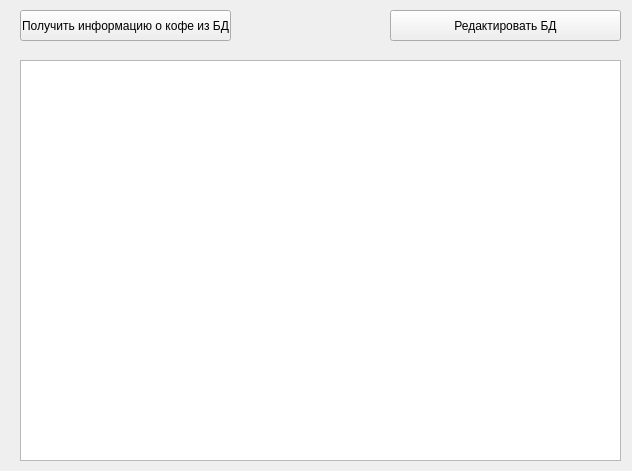
<?xml version="1.0" encoding="UTF-8"?>
<ui version="4.0">
 <class>MainWindow</class>
 <widget class="QMainWindow" name="MainWindow">
  <property name="geometry">
   <rect>
    <x>0</x>
    <y>0</y>
    <width>632</width>
    <height>471</height>
   </rect>
  </property>
  <property name="windowTitle">
   <string>Expresso</string>
  </property>
  <widget class="QWidget" name="centralwidget">
   <widget class="QTableWidget" name="tableWidget">
    <property name="geometry">
     <rect>
      <x>20</x>
      <y>60</y>
      <width>601</width>
      <height>401</height>
     </rect>
    </property>
   </widget>
   <widget class="QPushButton" name="pushButton">
    <property name="geometry">
     <rect>
      <x>20</x>
      <y>10</y>
      <width>211</width>
      <height>31</height>
     </rect>
    </property>
    <property name="text">
     <string>Получить информацию о кофе из БД</string>
    </property>
   </widget>
   <widget class="QPushButton" name="pushButton_2">
    <property name="geometry">
     <rect>
      <x>390</x>
      <y>10</y>
      <width>231</width>
      <height>31</height>
     </rect>
    </property>
    <property name="text">
     <string>Редактировать БД</string>
    </property>
   </widget>
  </widget>
 </widget>
 <resources/>
 <connections/>
</ui>
